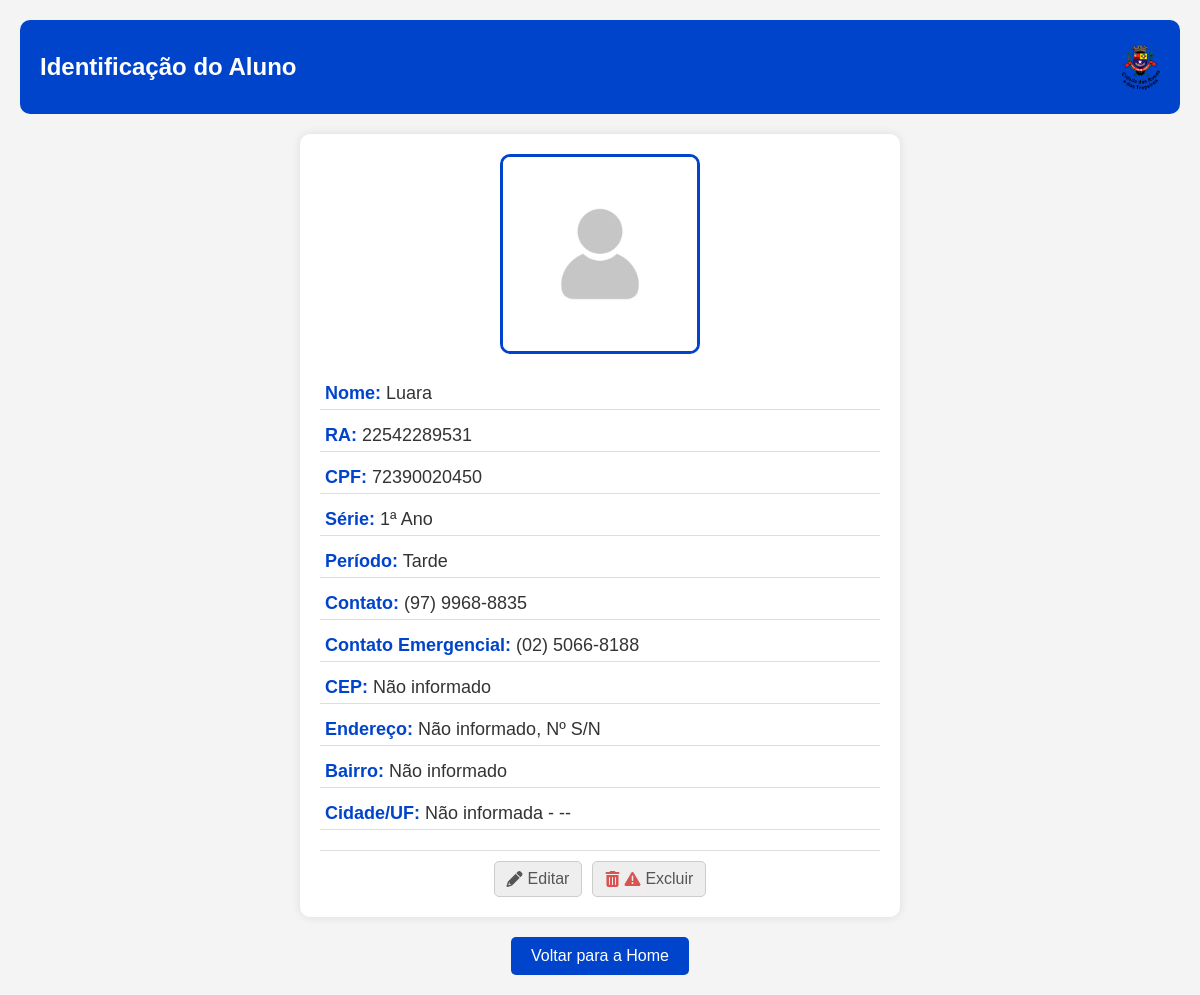
Screenshot of /detalhes_aluno/22542289531/ (signed in) with the database file from the repository.
### Sistema_Alunos/models.py (models this page shows, shortened)
class Aluno(models.Model):
    SERIES_CHOICES = [
        ('1ª Ano', '1ª Ano'),
        ('2ª Ano', '2ª Ano'),
        ('3ª Ano', '3ª Ano'),
        ('4ª Ano', '4ª Ano'),
        ('5ª Ano', '5ª Ano'),
        ('6ª Ano', '6ª Ano'),
        ('7ª Ano', '7ª Ano'),
        ('8ª Ano', '8ª Ano'),
        ('9ª Ano', '9ª Ano'),
    ]
    TURMA_CHOICES = [
        ('A', 'A'),
        ('B', 'B'),
        ('C', 'C'),
    ]
    PERIODO_CHOICES = [
        ('Manhã', 'Manhã'),
        ('Tarde', 'Tarde'),
    ]
    SEXO_CHOICES = [
        ('M', 'Masculino'),
        ('F', 'Feminino'),
        ('NI', 'Prefiro não informar'),
    ]
    DEFICIENCIA_CHOICES = [
        ('S', 'Sim'),
        ('N', 'Não'),
    ]
    foto = models.ImageField(upload_to='fotos/', default='fotos/default_rRsY7nC.png', blank=False)
    id_aluno = models.CharField(max_length=20, unique=True, blank=True, null=True)
    nome = models.CharField(max_length=100)
    nome_social = models.CharField(max_length=100, blank=True, null=True)
    cpf = models.CharField(max_length=14, unique=True, blank=True, null=True)
    data_nascimento = models.DateField(blank=True, null=True)
    contato = models.CharField(max_length=15, blank=True, null=True)
    contato_emergencial = models.CharField(max_length=15, blank=True, null=True)
    responsavel = models.CharField(max_length=100, blank=True, null=True)
    cep = models.CharField(max_length=9, blank=True, null=True)
    endereco = models.CharField(max_length=255, blank=True, null=True)
    numero = models.CharField(max_length=20, blank=True, null=True)
    bairro = models.CharField(max_length=100, blank=True, null=True)
    cidade = models.CharField(max_length=100, blank=True, null=True)
    uf = models.CharField(max_length=2, blank=True, null=True)
    sexo = models.CharField(max_length=2, choices=SEXO_CHOICES, default='NI')
    deficiencia = models.CharField(max_length=1, choices=DEFICIENCIA_CHOICES, default='N')
    deficiencia_qual = models.CharField(max_length=255, blank=True, null=True)
    serie = models.CharField(max_length=10, choices=SERIES_CHOICES)
    turma = models.CharField(max_length=1, choices=TURMA_CHOICES)
    periodo = models.CharField(max_length=10, choices=PERIODO_CHOICES)
    observacoes = models.TextField(blank=True, null=True)

### Sistema_Alunos/views.py (the view)
# urls.py: path('detalhes_aluno/<str:id_aluno>/', views.detalhes_aluno, name='detalhes_aluno'),
@login_required(login_url='login')
def detalhes_aluno(request, id_aluno):
    aluno = get_object_or_404(Aluno, id_aluno=id_aluno)
    return render(request, 'detalhes_aluno.html', {'aluno': aluno})

### Sistema_Alunos/templates/detalhes_aluno.html (shortened to what this page needs)
{% load static %}
<!DOCTYPE html>
<html lang="pt-br">
<head>
    <link rel="stylesheet" href="https://cdnjs.cloudflare.com/ajax/libs/font-awesome/6.0.0-beta3/css/all.min.css">
</head>
<body>
    <header>
        <h1>Identificação do Aluno</h1>
        <div class="header-image">
            <img src="{% static 'imagens/brasao3.png' %}" alt="Imagem do Cabeçalho">
        </div>
    </header>
    <div class="detalhes-container">
        <div class="foto-container">
            {% if aluno.foto %}
                <img src="{{ aluno.foto.url }}" alt="Foto do Aluno" class="foto-aluno">
            {% else %}
                <p>Nenhuma foto cadastrada.</p>
            {% endif %}
        </div>
        <div class="informacoes-aluno">
            <p><strong>Nome:</strong> {{ aluno.nome_social}}</p>
            <p><strong>RA:</strong> {{ aluno.id_aluno }}</p>
            <p><strong>CPF:</strong> {{ aluno.cpf }}</p>
            <p><strong>Série:</strong> {{ aluno.serie }}</p>
            <p><strong>Período:</strong> {{ aluno.periodo }}</p>
            <p><strong>Contato:</strong> {{ aluno.contato }}</p>
            <p><strong>Contato Emergencial:</strong> {{ aluno.contato_emergencial }}</p>
            <p><strong>CEP:</strong> {{ aluno.cep|default:"Não informado" }}</p>
            <p><strong>Endereço:</strong> {{ aluno.endereco|default:"Não informado" }}, Nº {{ aluno.numero|default:"S/N" }}</p>
            <p><strong>Bairro:</strong> {{ aluno.bairro|default:"Não informado" }}</p>
            <p><strong>Cidade/UF:</strong> {{ aluno.cidade|default:"Não informada" }} - {{ aluno.uf|default:"--" }}</p>
            <div class="acoes-aluno">
                <a href="{% url 'editar_aluno' aluno.id_aluno %}" class="editar-botao"><i class="fas fa-pencil"></i> Editar</a>
                <a href="{% url 'excluir_aluno' aluno.id_aluno %}" class="excluir-botao"><i class="fas fa-trash-can"></i><i class="fas fa-exclamation-triangle"></i> Excluir</a>
            </div>
        </div>
    </div>
    <div class="voltar-home">
        <a href="{% url 'index' %}"><button>Voltar para a Home</button></a>
    </div>
</body>
</html>

### Sistema_Alunos/templates/detalhes_aluno.html (style rules this page uses)
* { margin: 0; padding: 0; box-sizing: border-box; font-family: Arial, sans-serif; }
body { background-color: #f4f4f4; color: #333; text-align: center; padding: 20px; }
header { background-color: #0044cc; color: white; padding: 20px; border-radius: 10px; margin-bottom: 20px; display: flex; align-items: center; justify-content: space-between; }
header h1 { font-size: 24px; }
.header-image img { height: 50px; }
.detalhes-container { background: white; padding: 20px; border-radius: 10px; box-shadow: 0 0 10px rgba(0, 0, 0, 0.1); max-width: 600px; margin: auto; }
.foto-container { text-align: center; margin-bottom: 20px; }
.foto-aluno { width: 200px; height: 200px; border-radius: 10px; object-fit: cover; border: 3px solid #0044cc; }
.informacoes-aluno p { font-size: 18px; margin: 10px 0; text-align: left; padding: 5px; border-bottom: 1px solid #ddd; }
.informacoes-aluno p strong { color: #0044cc; }
.acoes-aluno { display: flex; justify-content: center; gap: 10px; margin-top: 20px; padding-top: 10px; border-top: 1px solid #ddd; }
.acoes-aluno a { display: inline-flex; align-items: center; justify-content: center; color: #555; background-color: #eee; border: 1px solid #ccc; border-radius: 5px; padding: 8px 12px; text-decoration: none; font-size: 16px; transition: background-color 0.3s ease; }
.acoes-aluno a i { margin-right: 5px; }
.excluir-botao i { color: #d9534f; }
.voltar-home { margin-top: 20px; }
.voltar-home button { background-color: #0044cc; color: white; padding: 10px 20px; border: none; border-radius: 5px; cursor: pointer; font-size: 16px; }

### rows the page displays
Aluno: foto (placeholder picture), nome_social "Luara", id_aluno "22542289531", cpf "72390020450", serie "1ª Ano", periodo "Tarde", contato "(97) 9968-8835", contato_emergencial "(02) 5066-8188", cep "Não informado", endereco "Não informado", numero "S/N", bairro "Não informado", cidade "Não informada", uf "--"
